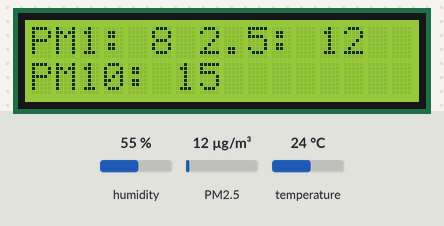
The sketch below on a simulated Arduino Uno, built with avr-gcc and run on an emulated ATmega328P. Parts: 16×2 character LCD. The inputs (shaded band) are chosen by the test bench; at power-on: humidity 55 %, PM2.5 12 µg/m³, temperature 24 °C. What the sketch prints to the serial monitor is not drawn.

Above: at 1.6 s.
1.7 s: humidity set to 22 %
At 7.6 s:
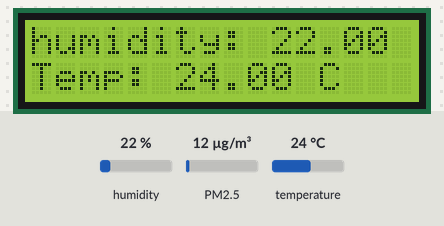
11.5 s: PM2.5 set to 6 µg/m³
At 14.7 s:
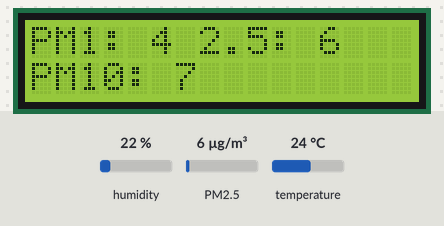
16.8 s: temperature set to 12 °C
At 19.7 s:
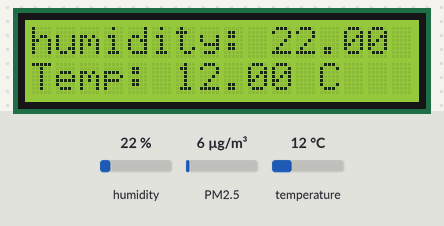
22.9 s: PM2.5 set to 75 µg/m³
At 26.9 s:
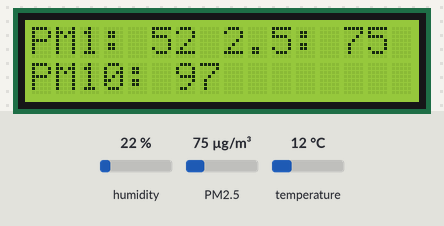
29.0 s: humidity set to 40 %
At 32.1 s:
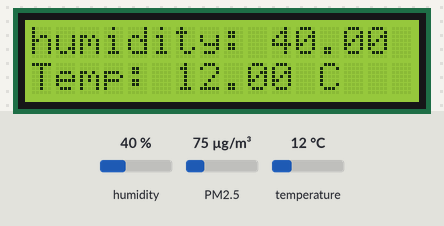
35.2 s: PM2.5 set to 150 µg/m³
At 38.5 s:
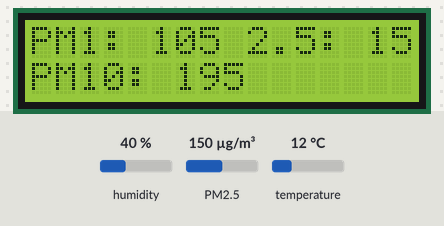
Timing chart, 0 to 40.0 s (numbered marks = the images above; inputs shaded):
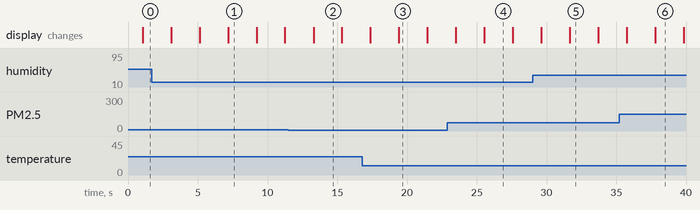

The sketch:

version_2.ino
```cpp
#include <LiquidCrystal_PCF8574.h>
#include <Wire.h>
#include "DHT.h"
#include "PMS.h"

LiquidCrystal_PCF8574 lcd(0x27); // set the LCD address to 0x27 for a 16 chars and 2 line display
PMS pms(Serial);
PMS::DATA data;
DHT dht;

void setup()
{
  Serial.begin(9600);
  Wire.begin();
  Wire.beginTransmission(0x27);
  lcd.begin(16, 2); // initialize the lcd
  dht.setup(2); // data pin 2

}

void loop()
{
  if (pms.read(data))
  {
    float humidity = dht.getHumidity(); // ดึงค่าความชื้น
    float temperature = dht.getTemperature(); // ดึงค่าอุณหภูมิ

    Serial.print("PM 1.0 (ug/m3): ");
    Serial.println(data.PM_AE_UG_1_0);

    Serial.print("PM 2.5 (ug/m3): ");
    Serial.println(data.PM_AE_UG_2_5);

    Serial.print("PM 10.0 (ug/m3): ");
    Serial.println(data.PM_AE_UG_10_0);

    Serial.print(dht.getStatusString());
    Serial.print("\t");
    Serial.print(humidity, 1);
    Serial.print("\t\t");
    Serial.print(temperature, 1);
    Serial.print("\t\t");
    Serial.println(dht.toFahrenheit(temperature), 1);

    Serial.println();
    lcd.setBacklight(255);
    lcd.home();
    lcd.clear();

    lcd.setCursor(0, 0);
//    String text = "PM1:" +  data.PM_AE_UG_1_0 + " 2.5:" + data.PM_AE_UG_2_5
    lcd.print(String("PM1: ") + String(data.PM_AE_UG_1_0) +  String(" 2.5: ") + String(data.PM_AE_UG_2_5));

    lcd.setCursor(0, 1);
    lcd.print(String("PM10: ") + String(data.PM_AE_UG_10_0));

    delay(2000);

    lcd.clear();

    lcd.setCursor(0, 0);
    lcd.print("humidity: " + String(humidity));

    lcd.setCursor(0, 1);
    lcd.print("Temp: " + String(temperature) + " C");

    delay(2000);
  }

}
```

Measured:
- after the input at 1.7 s, the display: first differs from a run without the input after 5.5 s (image 1)
- after the input at 11.5 s, the display: changes after 1.8 s (image 2)
- after the input at 16.8 s, the display: first differs from a run without the input after 2.6 s (image 3)
- after the input at 22.9 s, the display: first differs from a run without the input after 2.6 s (image 4)
- after the input at 29.0 s, the display: first differs from a run without the input after 2.7 s (image 5)
- after the input at 35.2 s, the display: first differs from a run without the input after 2.6 s (image 6)
- what the display in image 1 shows lasts 2.0 s, from 7.2 s to 9.2 s
